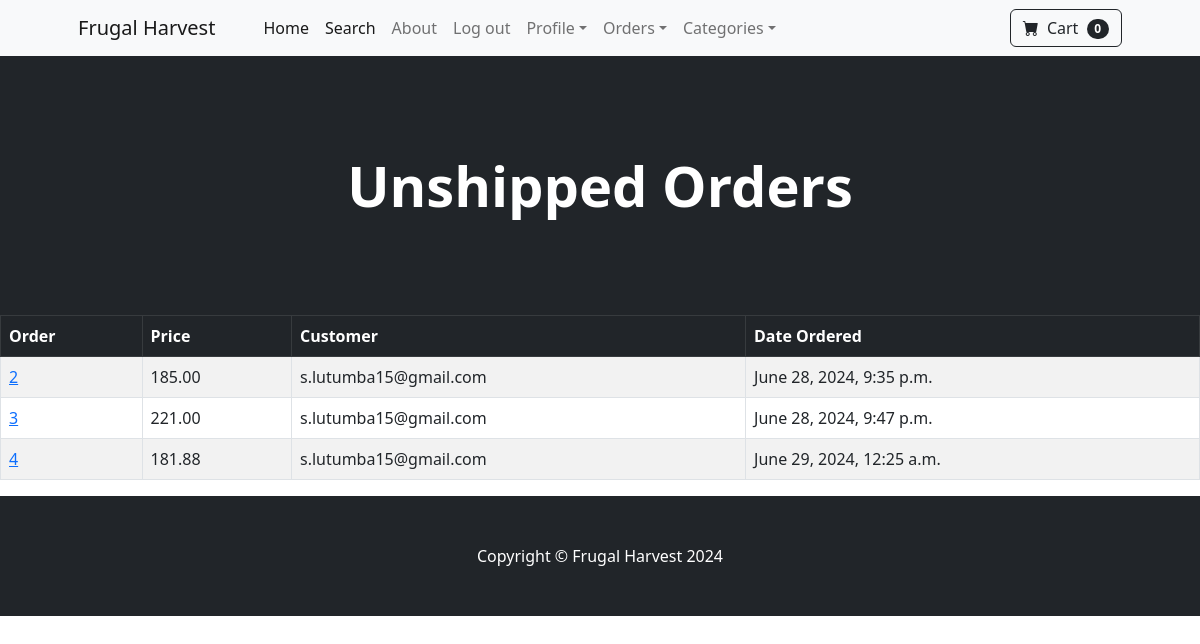
Screenshot of /payments/not_shipped_dash/ (signed in) with the database file from the repository.
### payments/models.py (models this page shows, shortened)
class Order(models.Model):
    user = models.ForeignKey(User, on_delete=models.CASCADE, null=True, blank=True)
    full_name = models.CharField(max_length=250)
    email = models.EmailField(max_length=250)
    shipping_address = models.TextField(max_length=1500)
    amount_paid = models.DecimalField(max_digits=7, decimal_places=2)
    date_ordered = models.DateTimeField(auto_now_add=True)
    shipped = models.BooleanField(default=False)
    date_shipped = models.DateTimeField(blank=True, null=True)

### payments/views.py (the view)
# urls.py: path('not_shipped_dash/', views.not_shipped_dash, name='not_shipped_dash'),
def not_shipped_dash(request):
    if request.user.is_authenticated and request.user.is_superuser:
        orders = Order.objects.filter(shipped=False)
        return render(request, "payments/not_shipped_dash.html", {'orders':orders})
    else:
        messages.success(request, "Access Denied")
        return redirect('home')

### cart/cart.py (called while the page is built)
    def __len__(self):
        return len(self.cart)

### cart/context_processors.py (called while the page is built)
def cart(request):
    return {'cart':Cart(request)}

### payments/templates/payments/not_shipped_dash.html
{% extends "base.html" %}
    {% block content %}
    <header class="bg-dark py-5">
        <div class="container px-4 px-lg-5 my-5">
            <div class="text-center text-white">
                <h1 class="display-4 fw-bolder">Unshipped Orders
                </h1>
            </div>
        </div>
    </header>
    <table class="table table-striped table-hover table-bordered">
        <thead class="table-dark">
          <tr>
            <th scope="col">Order</th>
            <th scope="col">Price</th>
            <th scope="col">Customer</th>
            <th scope="col">Date Ordered</th>
          </tr>
        </thead>
        <tbody>
            {% for item in orders %}
          <tr>
            <td><a href="{% url 'orders' item.id %}">{{ item.id }}</a></td>
            <td>{{item.amount_paid}}</td>
            <td>{{item.email}}</td>
            <td>{{item.date_ordered}}</td>
          </tr>
          {%endfor%}
        </tbody>
      </table>
    {%endblock%}

### store/templates/base.html (shortened to what this page needs)
{% load static %}
<!DOCTYPE html>
<html lang="en">
    <head>
        <link href="https://cdn.jsdelivr.net/npm/bootstrap-icons@1.5.0/font/bootstrap-icons.css" rel="stylesheet" />
        <link href="{% static 'css/styles.css' %}" rel="stylesheet" />
    </head>
    <body>
        {%  include "navbar.html" %}
        {% block content %}
        {% endblock %}
        <footer class="py-5 bg-dark">
            <div class="container"><p class="m-0 text-center text-white">Copyright &copy; Frugal Harvest 2024</p></div>
        </footer>
    </body>
</html>

### store/templates/navbar.html (shortened to what this page needs)
<nav class="navbar navbar-expand-lg navbar-light bg-light">
    <div class="container px-4 px-lg-5">
        <a class="navbar-brand" href="{% url 'home' %}">Frugal Harvest</a>
        <div class="collapse navbar-collapse" id="navbarSupportedContent">
            <ul class="navbar-nav me-auto mb-2 mb-lg-0 ms-lg-4">
                <li class="nav-item"><a class="nav-link active" aria-current="page" href="{% url 'home' %}">Home</a></li>
                <li class="nav-item"><a class="nav-link active" aria-current="page" href="{% url 'search' %}">Search</a></li>
                <li class="nav-item"><a class="nav-link" href="{% url 'about' %}">About</a></li>
                {% if user.is_authenticated %}
                <li class="nav-item dropdown"><a class="nav-link" href="{% url 'logout' %}">Log out</a></li>
                <li class="nav-item dropdown">
                <a class="nav-link dropdown-toggle" id="navbarDropdown" href="#" role="button" data-bs-toggle="dropdown" aria-expanded="false">Profile</a>
                </li>
                {% if user.is_superuser %}
                <li class="nav-item dropdown">
                    <a class="nav-link dropdown-toggle" id="navbarDropdown" href="#" role="button" data-bs-toggle="dropdown" aria-expanded="false">Orders</a>
                    </li>
                {%endif%}
                {%else%}
                <li class="nav-item"><a class="nav-link" href="{% url 'login' %}">Log in</a></li>
                <li class="nav-item"><a class="nav-link" href="{% url 'register' %}">Register</a></li>
                {%endif%}
                <li class="nav-item dropdown">
                    <a class="nav-link dropdown-toggle" id="navbarDropdown" href="#" role="button" data-bs-toggle="dropdown" aria-expanded="false">Categories</a>
                </li>
            </ul>
            <form class="d-flex">
                <a class="btn btn-outline-dark nav-buttons" href="{% url 'cart_summary' %}">
                    <i class="bi-cart-fill me-1"></i>
                    Cart
                    <span class="badge bg-dark text-white ms-1 rounded-pill" id="cart_qty">{{ cart|length }}</span>
                </a>
            </form>
        </div>
    </div>
</nav>

### rows the page displays
Order: id "2", amount_paid "185.00", email "s.lutumba15@gmail.com", date_ordered "June 28, 2024, 9:35 p.m."
Order: id "3", amount_paid "221.00", email "s.lutumba15@gmail.com", date_ordered "June 28, 2024, 9:47 p.m."
Order: id "4", amount_paid "181.88", email "s.lutumba15@gmail.com", date_ordered "June 29, 2024, 12:25 a.m."

### other values shown
{{ cart|length }} "0"
